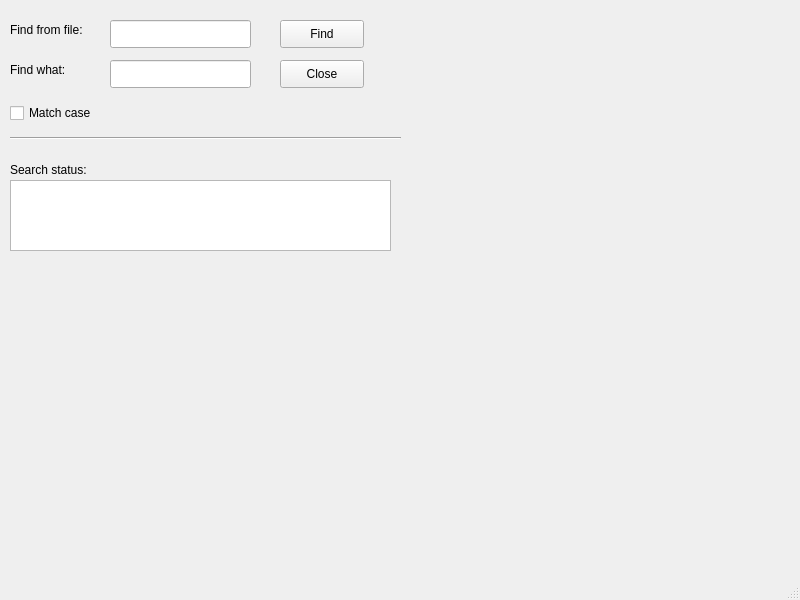
<?xml version="1.0" encoding="UTF-8"?>
<ui version="4.0">
 <class>MainWindow</class>
 <widget class="QMainWindow" name="MainWindow">
  <property name="geometry">
   <rect>
    <x>0</x>
    <y>0</y>
    <width>800</width>
    <height>600</height>
   </rect>
  </property>
  <property name="windowTitle">
   <string>MainWindow</string>
  </property>
  <widget class="QWidget" name="centralwidget">
   <widget class="QLabel" name="label">
    <property name="geometry">
     <rect>
      <x>10</x>
      <y>20</y>
      <width>101</width>
      <height>20</height>
     </rect>
    </property>
    <property name="text">
     <string>Find from file:</string>
    </property>
   </widget>
   <widget class="QLabel" name="label_2">
    <property name="geometry">
     <rect>
      <x>10</x>
      <y>60</y>
      <width>81</width>
      <height>20</height>
     </rect>
    </property>
    <property name="text">
     <string>Find what:</string>
    </property>
   </widget>
   <widget class="QPushButton" name="findPushButton">
    <property name="geometry">
     <rect>
      <x>280</x>
      <y>20</y>
      <width>84</width>
      <height>28</height>
     </rect>
    </property>
    <property name="text">
     <string>Find</string>
    </property>
   </widget>
   <widget class="QPushButton" name="closePushButton">
    <property name="geometry">
     <rect>
      <x>280</x>
      <y>60</y>
      <width>84</width>
      <height>28</height>
     </rect>
    </property>
    <property name="text">
     <string>Close</string>
    </property>
   </widget>
   <widget class="QCheckBox" name="matchCheckBox">
    <property name="geometry">
     <rect>
      <x>10</x>
      <y>100</y>
      <width>111</width>
      <height>26</height>
     </rect>
    </property>
    <property name="text">
     <string>Match case</string>
    </property>
   </widget>
   <widget class="QLabel" name="label_3">
    <property name="geometry">
     <rect>
      <x>10</x>
      <y>160</y>
      <width>101</width>
      <height>20</height>
     </rect>
    </property>
    <property name="text">
     <string>Search status:</string>
    </property>
   </widget>
   <widget class="Line" name="line">
    <property name="geometry">
     <rect>
      <x>10</x>
      <y>130</y>
      <width>391</width>
      <height>16</height>
     </rect>
    </property>
    <property name="orientation">
     <enum>Qt::Horizontal</enum>
    </property>
   </widget>
   <widget class="QLineEdit" name="fileLineEdit">
    <property name="geometry">
     <rect>
      <x>110</x>
      <y>20</y>
      <width>141</width>
      <height>28</height>
     </rect>
    </property>
   </widget>
   <widget class="QLineEdit" name="keyLineEdit">
    <property name="geometry">
     <rect>
      <x>110</x>
      <y>60</y>
      <width>141</width>
      <height>28</height>
     </rect>
    </property>
   </widget>
   <widget class="QTextBrowser" name="textBrowser">
    <property name="geometry">
     <rect>
      <x>10</x>
      <y>180</y>
      <width>381</width>
      <height>71</height>
     </rect>
    </property>
   </widget>
  </widget>
  <widget class="QMenuBar" name="menubar">
   <property name="geometry">
    <rect>
     <x>0</x>
     <y>0</y>
     <width>800</width>
     <height>25</height>
    </rect>
   </property>
  </widget>
  <widget class="QStatusBar" name="statusbar"/>
 </widget>
 <resources/>
 <connections/>
</ui>
